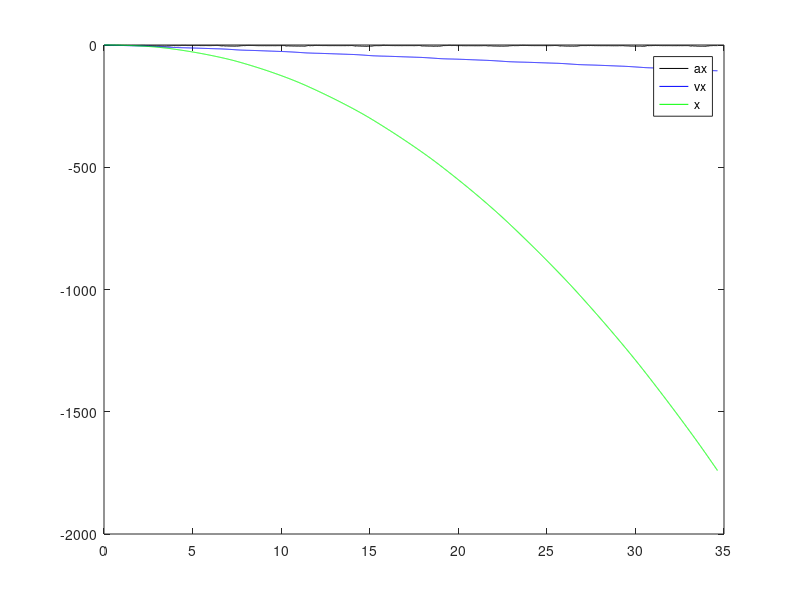
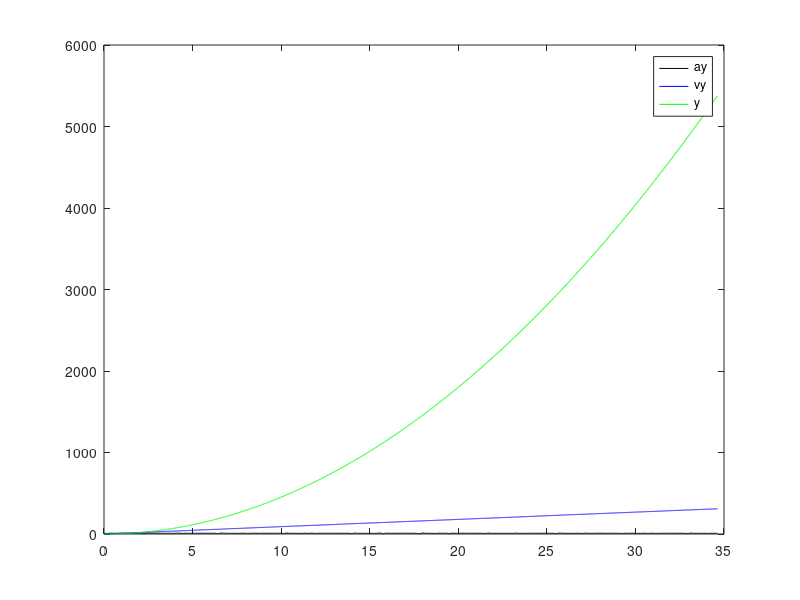
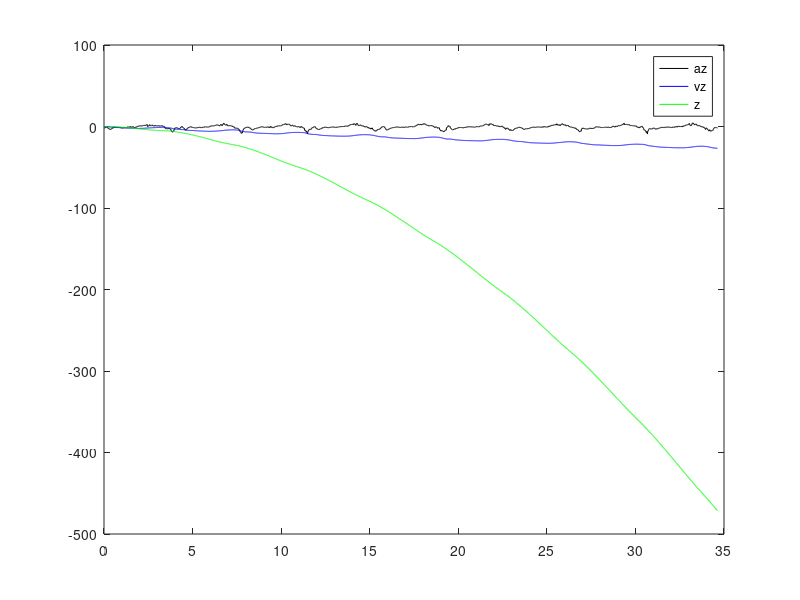

Recreate these plots in MATLAB, in order.
%CatchTiming.m
%Program to test identifying the catch, feather, square from the sensor data
%March 21, 2019
%Team FrEE SpEEd
%% Read File, parse data, filter
clear all
clf

%M = csvread('WFeather_12_4_18.txt'); % Read in all raw data
M = csvread("10NOFeather.txt");

%Parse Data
xg = M(:,4);
yg = M(:,5);
zg = M(:,6);
xa = M(:,1);
ya = M(:,2);
za = M(:,3);

%Remove start data since gyro values are zero
xg = xg(100:length(xg)-100);
yg = yg(100:length(yg)-100);
zg = zg(100:length(zg)-100);
xa = xa(100:length(xa)-100);
ya = ya(100:length(ya)-100);
za = za(100:length(za)-100);

% Generate time vector
readsPerSecond=100;
t = linspace(1,length(xg),length(xg))/readsPerSecond;

%% Create figure


%% Initialize variables
deltat = 1/readsPerSecond;
x(1)=0;
vx(1)=0;
y(1)=0;
vy(1)=0;
z(1)=0;
vz(1)=0;
ax = xa;
ay = ya;
az = za;

%% Input data and analyze

% ax = ax - mean(ax);
% ay = ay - mean(ay);
% az = az - mean(az);

for n=1:length(ax)-1
    %Let's use the verlet velocity algorithm
    %http://www.physics.drexel.edu/~valliere/PHYS305/Diff_Eq_Integrators/Verlet_Methods/Verlet/Verlet.html
    vx_half = vx(n)+ax(n)/2*deltat;
    x(n+1)=x(n)+vx_half*deltat;
    vx(n+1)=vx_half+ax(n+1)/2*deltat;
    
    vy_half = vy(n)+ay(n)/2*deltat;
    y(n+1)=y(n)+vy_half*deltat;
    vy(n+1)=vy_half+ay(n+1)/2*deltat;
    
    vz_half = vz(n)+az(n)/2*deltat;
    z(n+1)=z(n)+vz_half*deltat;
    vz(n+1)=vz_half+az(n+1)/2*deltat;
    
    %Cheating to keep at zero
%     if(abs(vx(n+1))<0.03 && ax(n+1)<0)
%         x(n+1)=0;
%     end
end

figure(1)
plot(t, ax,'k-',t,vx,'b-',t,x,'g-')
legend('ax', 'vx', 'x');
figure(2)
plot(t, ay,'k-',t,vy,'b-',t,y,'g-')
legend('ay', 'vy', 'y');
figure(3)
plot(t, az,'k-',t,vz,'b-',t,z,'g-')
legend('az', 'vz', 'z');

hold off

%% Method 2: Maintain Value for sustained period of time

%% Method 3: Check Average Value
